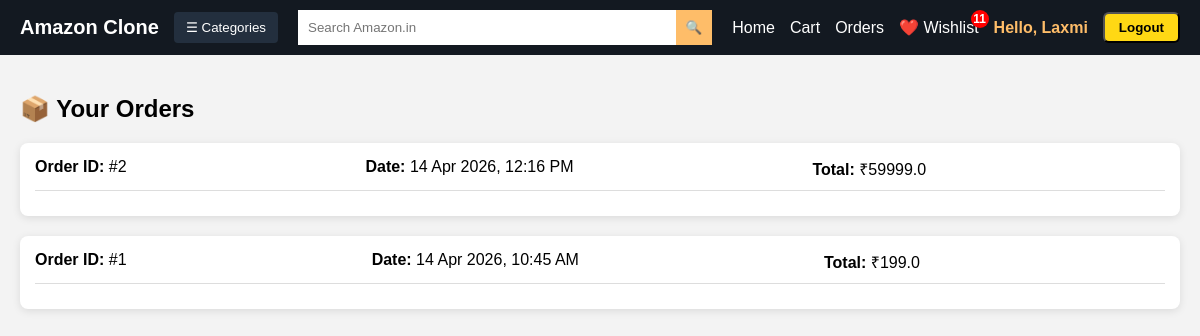
/orders/history/ (signed in), run on an earlier commit of the app's database.
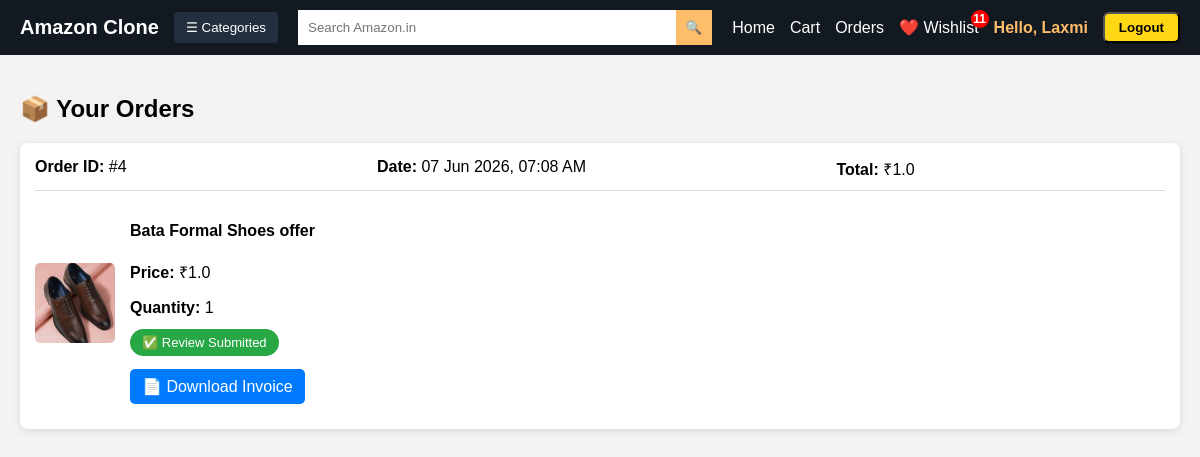
And on a later commit of the database.
### orders/models.py (models this page shows, shortened)
class Order(models.Model):
    user = models.ForeignKey(User, on_delete=models.CASCADE)
    address = models.TextField()
    total_amount = models.FloatField()
    created_at = models.DateTimeField(auto_now_add=True)

class OrderItem(models.Model):
    order = models.ForeignKey(Order, on_delete=models.CASCADE, related_name='items')
    product = models.ForeignKey(Product, on_delete=models.CASCADE)
    quantity = models.IntegerField()

### products/models.py (models this page shows, shortened)
class Product(models.Model):
    name = models.CharField(max_length=200)
    price = models.FloatField()
    description = models.TextField()
    image = models.ImageField(upload_to='products/', blank=True, null=True)
    slug = models.SlugField(unique=True, blank=True)
    category = models.CharField(
        max_length=50,
        choices=CATEGORY_CHOICES,
        default='mobile'
    )

### orders/views.py (the view)
# urls.py: path('history/', order_history, name='order_history'),
@login_required
def order_history(request):
    orders = Order.objects.filter(
        user=request.user
    ).prefetch_related('items__product').order_by('-created_at')
    reviewed_products = Review.objects.filter(
        user=request.user
    ).values_list('product_id', flat=True)
    return render(request, 'orders/history.html', {
        'orders': orders,
        'reviewed_products': reviewed_products
    })

### products/context_processors.py (called while the page is built)
def wishlist_count(request):
    count = 0
    if request.user.is_authenticated:
        count = Wishlist.objects.filter(user=request.user).count()
    return {
        'wishlist_count': count
    }

### templates/orders/history.html (shortened to what this page needs)
{% extends 'base.html' %}
{% block content %}
<h2 style="margin-bottom:20px;">📦 Your Orders</h2>
{% for order in orders %}
<div class="order-card">
    <div class="order-header">
        <div><strong>Order ID:</strong> #{{ order.id }}</div>
        <div><strong>Date:</strong> {{ order.created_at|date:"d M Y, h:i A" }}</div>
        <div><strong>Total:</strong> ₹{{ order.total_amount }}</div>
    </div>
    <div class="order-items">
        {% for item in order.items.all %}
        <div class="item">
            <img src="{{ item.product.image.url }}" alt="">
            <div>
    <h4>{{ item.product.name }}</h4>
    <p><strong>Price:</strong> ₹{{ item.product.price }}</p>
    <p><strong>Quantity:</strong> {{ item.quantity }}</p>
    {% if item.product.id in reviewed_products %}
        <span style="
            background:#28a745;
            color:white;
            padding:6px 12px;
            border-radius:20px;
            font-size:13px;">
            ✅ Review Submitted
        </span>
    {% endif %}
    <br><br>
<a href="{% url 'generate_invoice' order.id %}"
   style="
   background:#007bff;
   color:white;
   padding:8px 12px;
   text-decoration:none;
   border-radius:5px;
   display:inline-block;">
   📄 Download Invoice
</a>
</div>
        </div>
        {% endfor %}
    </div>
</div>
{% empty %}
<p>No orders yet 😢</p>
{% endfor %}
{% endblock %}

What changed in the data, as far as the page shows it:
removed Order: id "2", created_at "14 Apr 2026, 12:16 PM", total_amount "59999.0"
removed Order: id "1", created_at "14 Apr 2026, 10:45 AM", total_amount "199.0"
added Order: id "4", created_at "07 Jun 2026, 07:08 AM", total_amount "1.0"
added OrderItem: product.image (picture), product.name "Bata Formal Shoes offer", product.price "1.0", quantity "1", shows "✅ Review Submitted"
